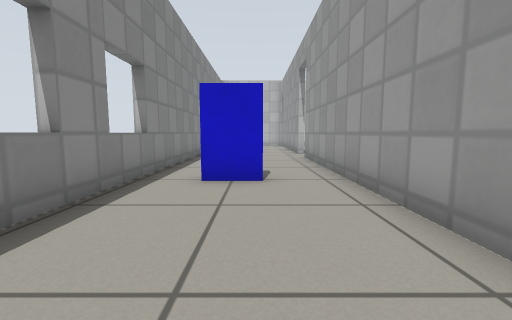
[1] (above)

19 first-person views from a walk through a world built for the Gazebo simulator. The camera is 0.5 m above the floor, tilts 6° down and sees 90° across. The floor is counted in squares, 0.5 m on a side. Each view is taken from the middle of a square. On the plan, view 1 faces up. The plan holds only what a view shows up to about 11 squares ahead; the rest is blank. The robots in the file are not drawn. Gazebo's built-in surfaces are drawn with simple patterns.

[2]
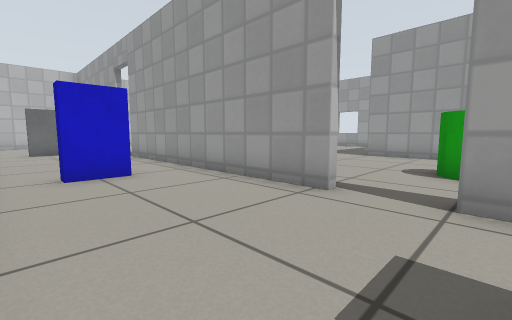

[3]
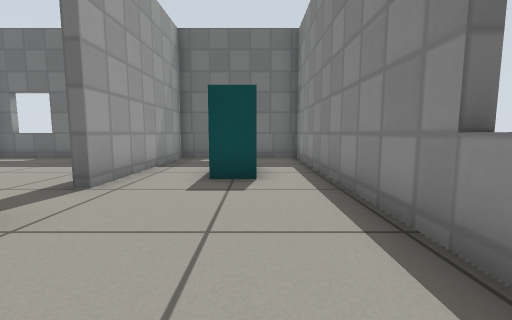

[4]
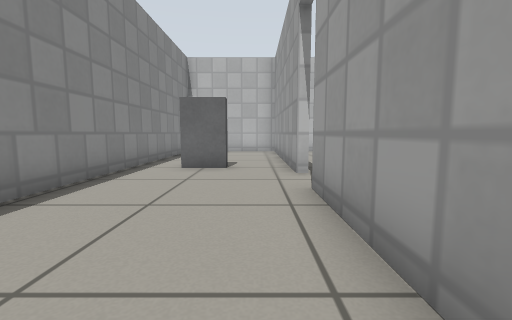

[5]
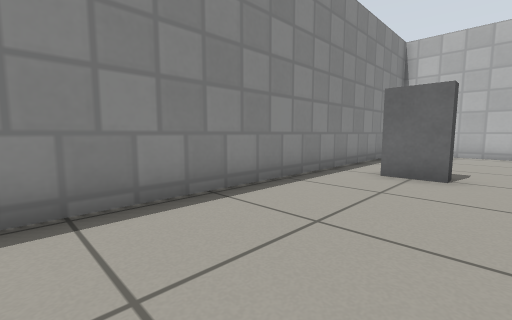

[6]
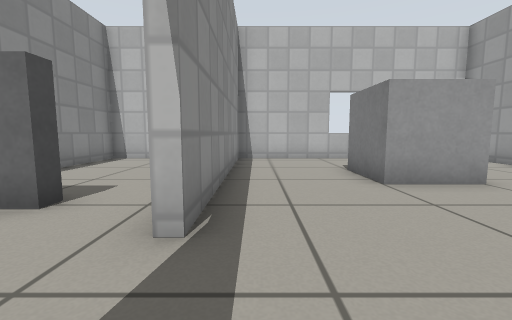

[7]
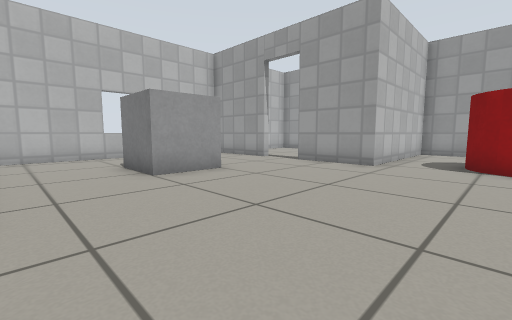

[8]
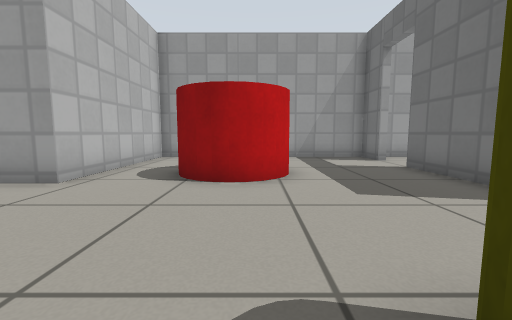

[9]
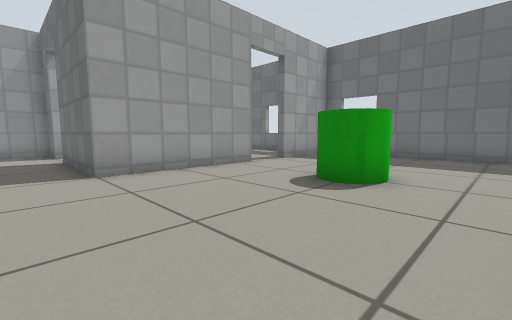

[10]
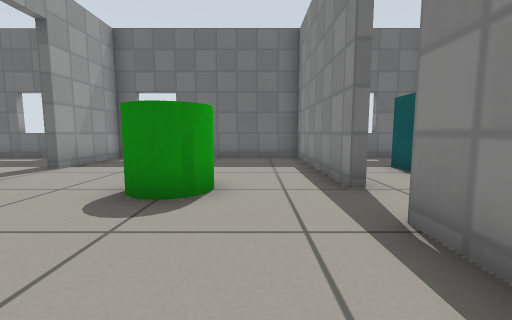

[11]
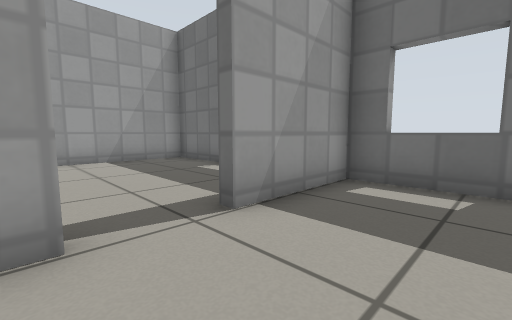

[12]
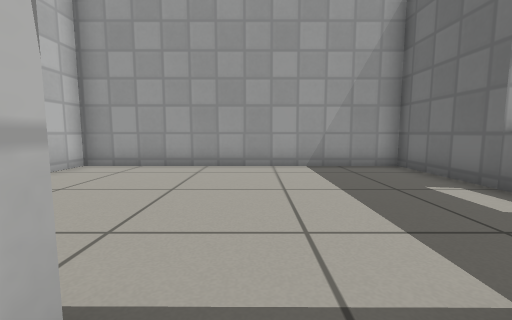

[13]
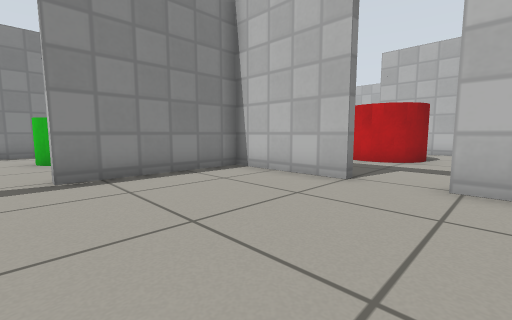

[14]
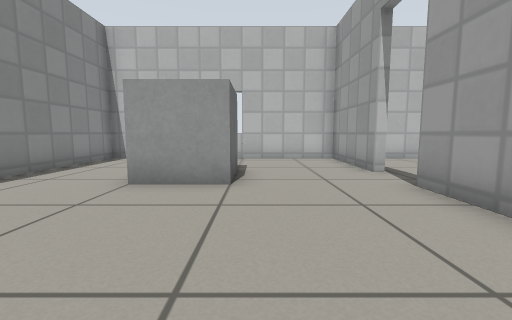

[15]
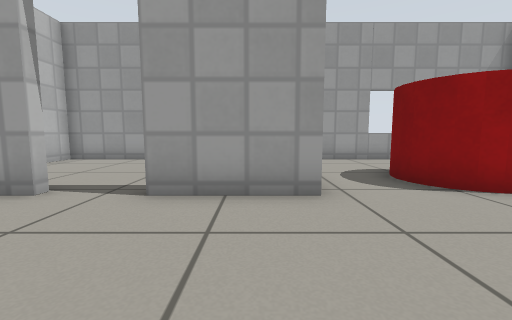

[16]
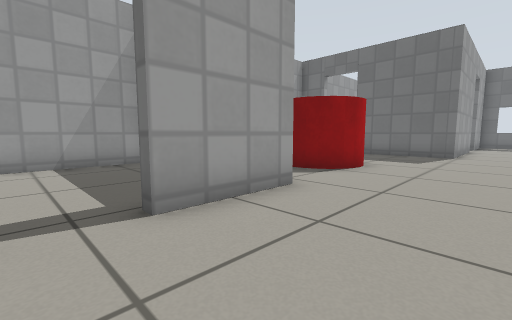

[17]
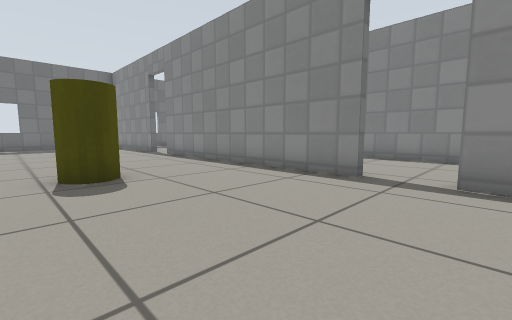

[18]
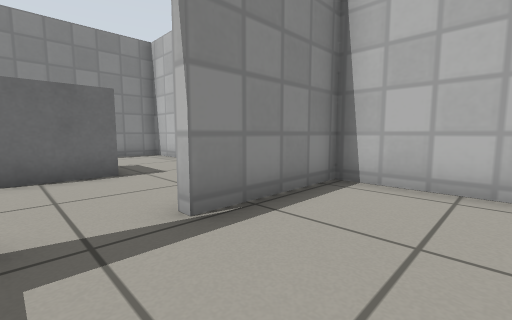

[19]
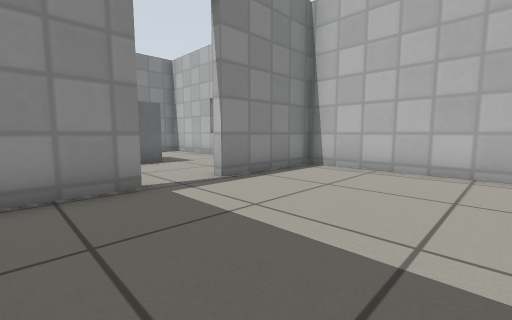

### Floor plan
Ten units are one square. View 1 is at (0, 0); x grows to the right and y downward. Boxes are objects, and circles mark ways between rooms. Rooms are numbered by the first view taken in them; rooms with no view inside come last. Other rooms are left out.
<svg viewBox="-32 -206 204 274">
<path fill="none" stroke="#000" d="M20 -122 20 -171M20 -11 20 -106M11 -201 -27 -201 -27 63 20 63 20 5M23 -106 23 -11M153 -35 167 -35 167 -119 110 -119 110 -149M95 13 96 -35 136 -35M23 5 23 63 95 63 95 31M110 -165 110 -201 23 -201 23 -122M124 63 167 63 167 -33 153 -33M136 -33 99 -33 99 13M113 -149 113 -129M167 -126 167 -201 113 -201 113 -165"/>
<rect x="-15" y="15" width="20" height="20" fill="#bbb"><title>cyan box</title></rect>
<rect x="-15" y="-65" width="20" height="10" fill="#bbb"><title>blue box</title></rect>
<rect x="-15" y="-145" width="20" height="10" fill="#bbb"><title>grey box</title></rect>
<rect x="45" y="-5" width="20" height="20" fill="#bbb"><title>green cylinder</title></rect>
<rect x="55" y="-75" width="20" height="20" fill="#bbb"><title>yellow cylinder</title></rect>
<rect x="55" y="-175" width="20" height="30" fill="#bbb"><title>grey box</title></rect>
<rect x="105" y="-105" width="40" height="40" fill="#bbb"><title>red cylinder</title></rect>
<circle cx="20" cy="-115" r="3" fill="#2a7"/>
<circle cx="20" cy="-5" r="3" fill="#2a7"/>
<circle cx="100" cy="25" r="3" fill="#2a7"/>
<circle cx="145" cy="-35" r="3" fill="#2a7"/>
<circle cx="110" cy="-155" r="3" fill="#2a7"/>
<text x="-10" y="-70">1</text>
<text x="80" y="-70">2</text>
<text x="140" y="20">3</text>
<text x="140" y="-160">4</text>
</svg>
Room 1 opens to room 2. Room 2 opens to room 3. Room 2 opens to room 4.

Where each view was taken, in squares from view 1:
view 1: 0 up, 0 right, facing up
view 2: 1 down, 2 left, facing up-right
view 3: 4 up, 1 left, facing down
view 4: 6 up, 1 right, facing up
view 5: 7 up, 1 right, facing up-left
view 6: 10 up, 3 right, facing up
view 7: 9 up, 3 right, facing up-right
view 8: 8 up, 6 right, facing right
view 9: 5 up, 3 right, facing down-right
view 10: 4 up, 4 right, facing down
view 11: 1 down, 7 right, facing down-right
view 12: 2 down, 9 right, facing right
view 13: 2 down, 16 right, facing up-left
view 14: 10 up, 8 right, facing up
view 15: 13 up, 7 right, facing right
view 16: 16 up, 8 right, facing down-right
view 17: 13 up, 8 right, facing down-left
view 18: 15 up, 14 right, facing up-left
view 19: 13 up, 16 right, facing up-left
